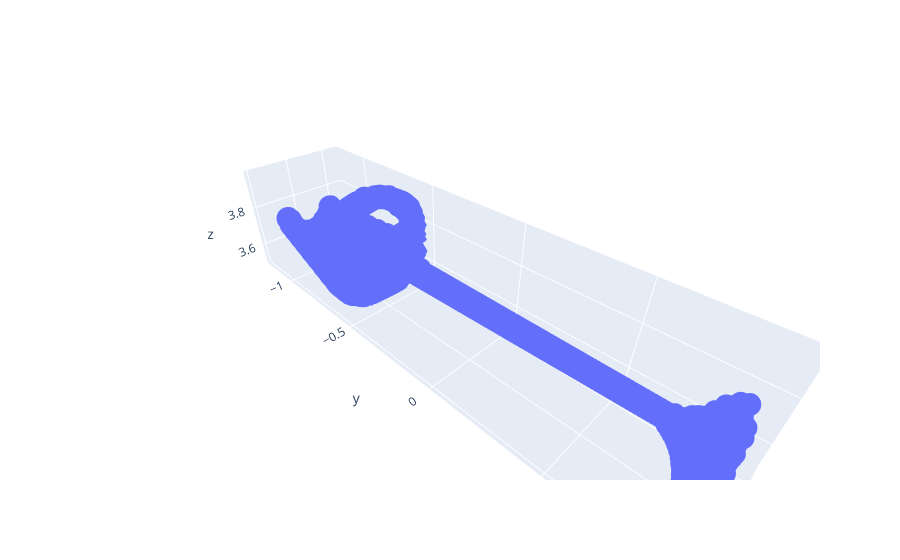
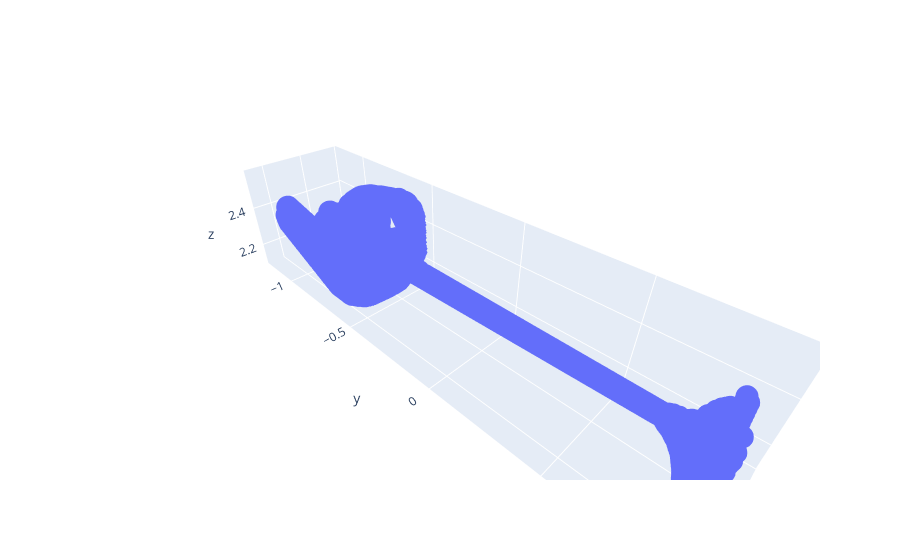

The code cell stored with these charts, in order, in its notebook:
### Code cell
plot_open3d_pointcloud(pcds_1[15])
plot_open3d_pointcloud(pcds_2[15])

### Figure 1 — Plotly figure (JSON) as saved in the notebook; plotly's stock layout.template omitted (floating-point values rounded to 4 significant figures; data arrays with more than 128 entries replaced by an {"elided": "..."} marker saying what was removed)
{"data": [{"mode": "markers", "type": "scatter3d", "x": {"elided": "2264 float values"}, "y": {"elided": "2264 float values"}, "z": {"elided": "2264 float values"}}], "layout": {"scene": {"aspectmode": "data"}}}

### Figure 2 — Plotly figure (JSON) as saved in the notebook; plotly's stock layout.template omitted (floating-point values rounded to 4 significant figures; data arrays with more than 128 entries replaced by an {"elided": "..."} marker saying what was removed)
{"data": [{"mode": "markers", "type": "scatter3d", "x": {"elided": "6391 float values"}, "y": {"elided": "6391 float values"}, "z": {"elided": "6391 float values"}}], "layout": {"scene": {"aspectmode": "data"}}}
